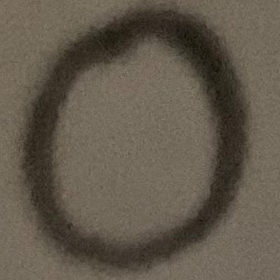
#> input picture images/alt0.png, 280 x 280 px; its folder holds only this picture in this run
$ python testImages.py
#> lines starting #> are read from the running program, lines starting #| are printed output that depends on the picture
#> further down, img is the input picture: shape (280, 280, 3); mean B, G, R 76.3, 89.6, 98.9
import cv2
import os
import numpy as np

def to_MNIST(image):
    gray = cv2.cvtColor(image, cv2.COLOR_BGR2GRAY)
    correction = np.log(0.5*255)/np.log(np.mean(gray))
#> correction = 1.08
    gamma = np.power(gray, correction).clip(0,255).astype(np.uint8)
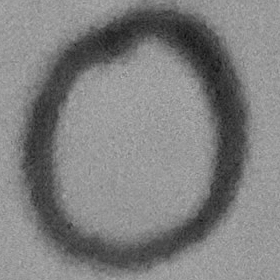
#> gamma: shape (280, 280); min 15, max 183, mean 127.4
    contrast = cv2.convertScaleAbs(gamma, alpha=2.5)
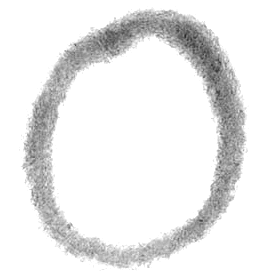
#> contrast: shape (280, 280); min 38, max 255, mean 235.8
    invert = cv2.bitwise_not(contrast)
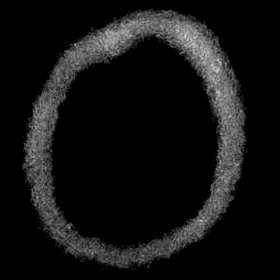
#> invert: shape (280, 280); min 0, max 217, mean 19.2
    resized = cv2.resize(invert,(28,28))
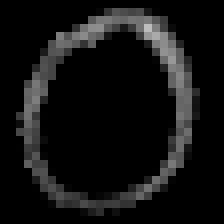
#> resized: shape (28, 28) (shown 8 times larger); min 0, max 189, mean 18.8
    return resized


for image in os.listdir('images/'):
    img = cv2.imread('images/'+image)
    foo = to_MNIST(img)
    cv2.imwrite('conversions/MNIST_'+image,foo)

$ run again, on images/alt4.png
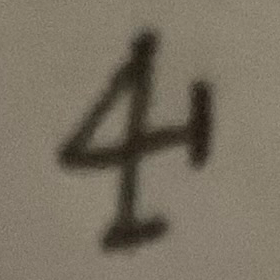
#> input picture images/alt4.png, 280 x 280 px
#> img is the input picture: shape (280, 280, 3); mean B, G, R 97.5, 113.1, 121.9
#> correction = 1.02
#> in to_MNIST, `contrast = cv2.convertScaleAbs(gamma, alpha=2.5)`:
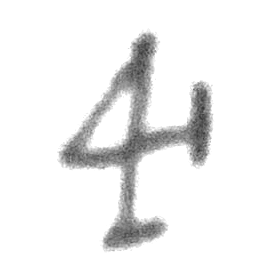
#> contrast: shape (280, 280); min 55, max 255, mean 240.5
#> in to_MNIST, `resized = cv2.resize(invert,(28,28))`:
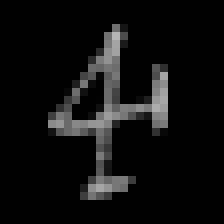
#> resized: shape (28, 28) (shown 8 times larger); min 0, max 182, mean 14.8

$ run again, on images/alt5.png
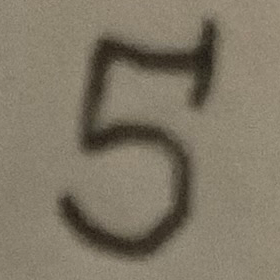
#> input picture images/alt5.png, 280 x 280 px
#> img is the input picture: shape (280, 280, 3); mean B, G, R 102.2, 119.6, 128.5
#> correction = 1.01
#> in to_MNIST, `contrast = cv2.convertScaleAbs(gamma, alpha=2.5)`:
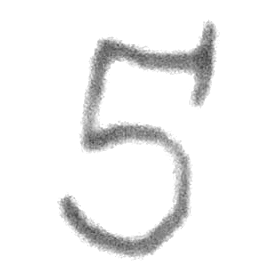
#> contrast: shape (280, 280); min 60, max 255, mean 242.2
#> in to_MNIST, `resized = cv2.resize(invert,(28,28))`:
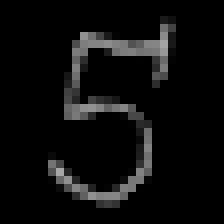
#> resized: shape (28, 28) (shown 8 times larger); min 0, max 167, mean 12.9

$ run again, on images/alt6.png
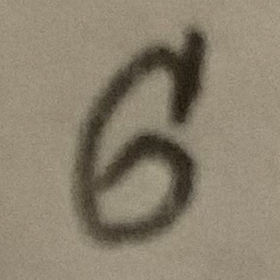
#> input picture images/alt6.png, 280 x 280 px
#> img is the input picture: shape (280, 280, 3); mean B, G, R 111, 129.6, 140
#> in to_MNIST, `gray = cv2.cvtColor(image, cv2.COLOR_BGR2GRAY)`:
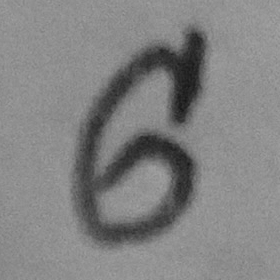
#> gray: shape (280, 280); min 22, max 163, mean 130.5
#> correction = 0.995
#> in to_MNIST, `resized = cv2.resize(invert,(28,28))`:
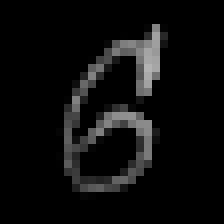
#> resized: shape (28, 28) (shown 8 times larger); min 0, max 179, mean 13.1

$ run again, on images/alt1.png
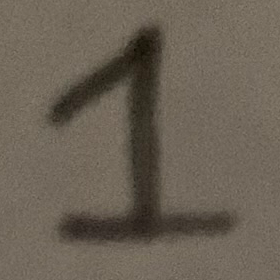
#> input picture images/alt1.png, 280 x 280 px
#> img is the input picture: shape (280, 280, 3); mean B, G, R 84.4, 97.1, 106.7
#> correction = 1.06
#> in to_MNIST, `resized = cv2.resize(invert,(28,28))`:
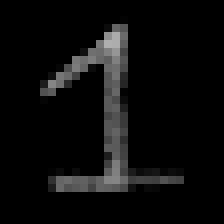
#> resized: shape (28, 28) (shown 8 times larger); min 0, max 175, mean 11.9
